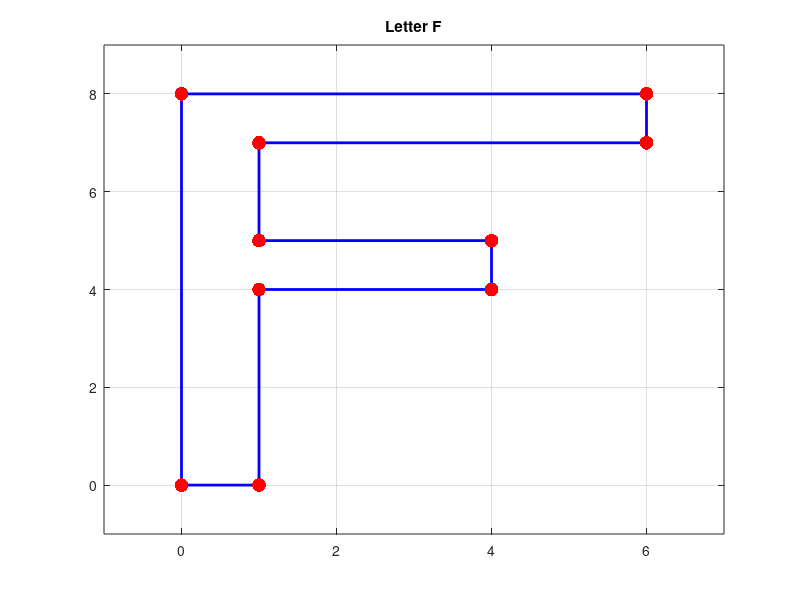

Write the MATLAB code that produced this figure.


% Coordinates of the letter F
x = [0, 1, 1, 4, 4, 1, 1, 6, 6, 0, 0];
y = [0, 0, 4, 4, 5, 5, 7, 7, 8, 8, 0];

% Plot the letter F
plot(x, y, 'b', 'LineWidth', 2);
hold on;
scatter(x, y, 100, 'r', 'filled');
hold off;

% Title for the plot
title('Letter F');

% Adjust axis limits for better visibility
axis([-1 7 -1 9]);

% Optional: Add grid
grid on;

% Save to file
saveas(gcf, 'letter_F_plot.png');
